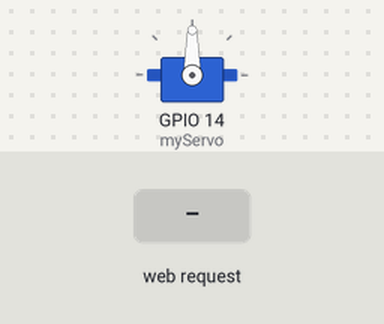
This sketch was run on a simulated ESP8266 (NodeMCU). On the bench: servo. Inputs (shaded band) come from the test bench. WiFi joins after 1.5 s; servers stay silent unless stated; what the sketch prints to the serial monitor is not drawn.

Above: at 2.7 s.
2.8 s: HTTP request GET /MOVE?angle= received
At 3.6 s:
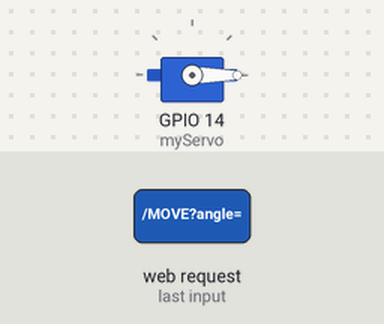
Timing chart, 0 to 5.8 s (numbered marks = the images above; inputs shaded):
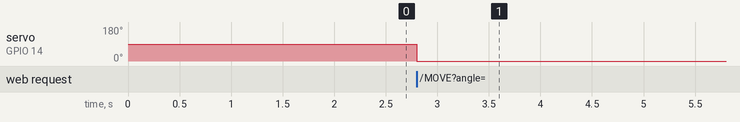

The sketch:

arduinocode.ino
```cpp
#include <ESP8266WiFi.h>
#include <Servo.h>

const char* ssid = "Y3A";
const char* password = "RCA@2024";

Servo myServo;
WiFiServer server(80);
int currentAngle = 90; // Center position

void setup() {
  Serial.begin(115200);
  myServo.attach(14); // Change D4 to the pin your servo signal wire is connected to
  myServo.write(currentAngle);

  WiFi.begin(ssid, password);
  while (WiFi.status() != WL_CONNECTED) { delay(500); Serial.print("."); }
  Serial.println("\nWiFi connected. IP address: ");
  Serial.println(WiFi.localIP());
  server.begin();
}

void loop() {
  WiFiClient client = server.available();
  if (client) {
    String request = client.readStringUntil('\r');
    client.flush();

    // Check if the request contains an angle command
    if (request.indexOf("/MOVE?angle=") != -1) {
      int angleStart = request.indexOf("angle=") + 6;
      int angleEnd = request.indexOf(" ", angleStart);
      String angleStr = request.substring(angleStart, angleEnd);
      int angle = angleStr.toInt();

      if (angle >= 0 && angle <= 180) {
        currentAngle = angle;
        myServo.write(currentAngle);
      }
    }

    // Send HTTP response back to Python
    client.println("HTTP/1.1 200 OK");
    client.println("Content-Type: text/html");
    client.println("Connection: close");
    client.println();
    client.println("<!DOCTYPE HTML>");
    client.println("<html><body><h1>Servo Moved to " + String(currentAngle) + "</h1></body></html>");
    delay(1);
  }
}
```

Measured:
- after the input at 2.8 s, servo on GPIO 14 (myServo): 90° → 0° at once
